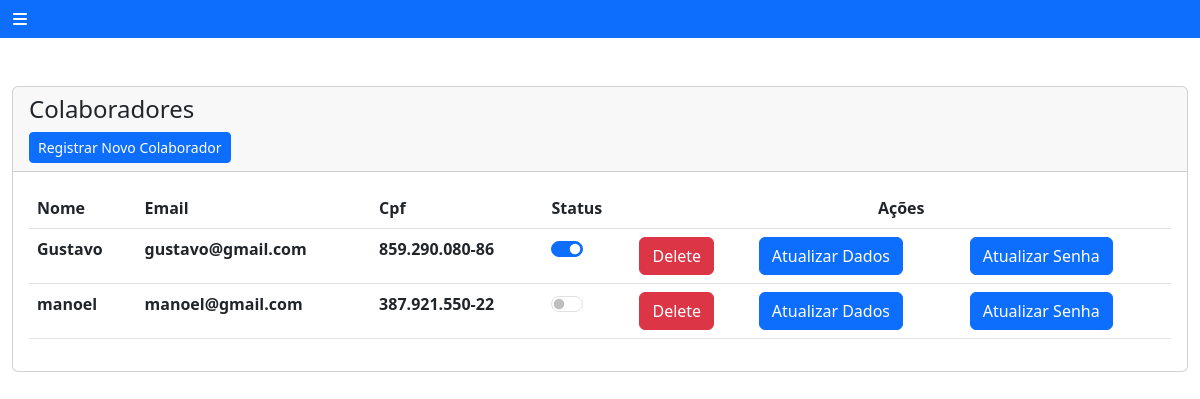
Page /collaborator/main_menu_collaborator (signed in) on the committed database.
### apps/Collaborator/models.py (models this page shows, shortened)
class Collaborator(models.Model):
    user = models.OneToOneField(User,on_delete=models.CASCADE)
    name = models.CharField(max_length=20,default="Nome Teste")
    cpf = models.CharField(unique=True, max_length=14,default="999.999.999-99")
    active = models.BooleanField(default=True)

### apps/User/models.py (models this page shows, shortened)
class User(AbstractUser):
     email = models.EmailField(unique=True)
     username = models.CharField(unique=True, max_length=30)

### apps/Collaborator/views.py (the view)
# urls.py: path("main_menu_collaborator",views.main_menu_collaborator,name="main_menu_collaborator"),
@user_passes_test(lambda user: user.is_superuser or user.is_staff,login_url='user:page_not_found')
@login_required(login_url="login_system")
def main_menu_collaborator(request):
     return render(request,'collaborator/main_menu_collaborator.html',{'collaborators':Collaborator.objects.all()})

### templates/collaborator/main_menu_collaborator.html (shortened to what this page needs)
{% extends 'base.html' %}
{% block content %}
<div class="card">
  <div class="card-header">
    <h4 class="card-title">Colaboradores</h4>
    <td class="px-1"><a href="{% url 'collaborator:save_collaborator' %}" class="btn btn-primary btn-sm">Registrar Novo Colaborador</a></td>
  </div>
  <div class="card-body">
    <div class="table-responsive">
      <table class="table" id="">
        <thead class="text-primary">
          <tr>
            <th>Nome</th>
            <th>Email</th>
            <th>Cpf</th>
            <th>Status</th>
            <th colspan="3" style="text-align: center;">Ações</th>
          </tr>
        </thead>
        <tbody>
          {% for collaborator in collaborators %}
          <tr>
            <th>{{ collaborator.name }}</th>
            <th>{{ collaborator.user.email }}</th>
            <th id="id_cpf">{{ collaborator.cpf }}</th>
            <th>
              <div class="form-check form-switch">
                <input class="form-check-input" {% if collaborator.active %}checked{% endif %} type="checkbox"
                 role="switch" id="flexSwitchCheckDefault">
              </div>
            </th>
            <th><a type="submit" class="btn btn-danger" onclick="return confirm('Tem certeza que deseja deletar o Colaborador {{ collaborator.name }}')"
                href="{% url 'collaborator:erase_collaborator' collaborator.id %}">Delete</a></th>
            <th><a type="submit" class="btn btn-primary" href="{% url 'collaborator:update_collaborator' collaborator.id %}">Atualizar Dados</a></th>
            <th><a type="submit" class="btn btn-primary" href="{% url 'collaborator:update_collaborator_password' collaborator.id %}">Atualizar Senha</a></th>
          </tr>
          {% endfor %}
        </tbody>
      </table>
    </div>
  </div>
</div>
{% endblock content %}

### rows in the picture
Collaborator: name "Gustavo", user.email "gustavo@gmail.com", cpf "859.290.080-86", active "☑"
Collaborator: name "manoel", user.email "manoel@gmail.com", cpf "387.921.550-22"
